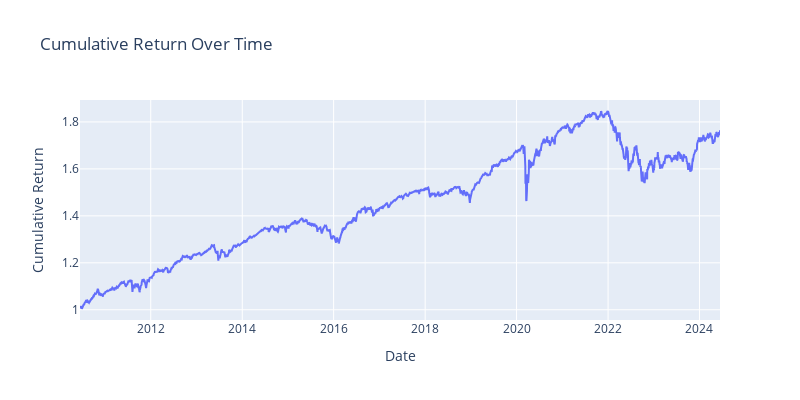
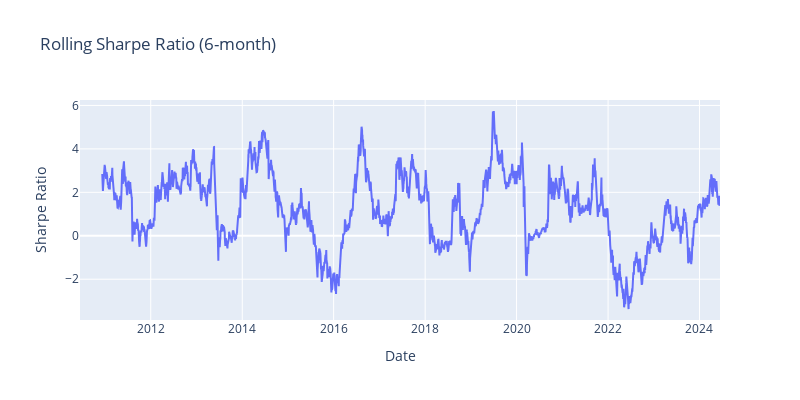

Notebook source saved alongside these figures, in order:
### Code cell
returns = stock_data['Portfolio_Value_rets']
plot_cumulative_return(returns)
plot_rolling_sharpe_ratio(returns, window=126)
plot_top_drawdowns(returns, top_n=5)
plot_underwater(returns)
# plot_weekly_returns_analysis(returns)
# plot_day_weekly_returns_analysis(returns)
plot_returns_analysis(returns)
plot_return_quantiles(returns)

### Figure 1 — Plotly figure (JSON) as saved in the notebook; plotly's stock layout.template omitted (floating-point values rounded to 4 significant figures; data arrays with more than 128 entries replaced by an {"elided": "..."} marker saying what was removed)
{"data": [{"mode": "lines", "name": "Cumulative Return", "type": "scatter", "x": {"elided": "3524 str values"}, "y": {"elided": "3524 float values"}}], "layout": {"height": 400, "title": {"text": "Cumulative Return Over Time"}, "width": 800, "xaxis": {"title": {"text": "Date"}}, "yaxis": {"title": {"text": "Cumulative Return"}}}}

### Figure 2 — Plotly figure (JSON) as saved in the notebook; plotly's stock layout.template omitted (floating-point values rounded to 4 significant figures; data arrays with more than 128 entries replaced by an {"elided": "..."} marker saying what was removed)
{"data": [{"mode": "lines", "name": "Rolling Sharpe Ratio", "type": "scatter", "x": {"elided": "3524 str values"}, "y": {"elided": "3524 float values"}}], "layout": {"height": 400, "title": {"text": "Rolling Sharpe Ratio (6-month)"}, "width": 800, "xaxis": {"title": {"text": "Date"}}, "yaxis": {"title": {"text": "Sharpe Ratio"}}}}
